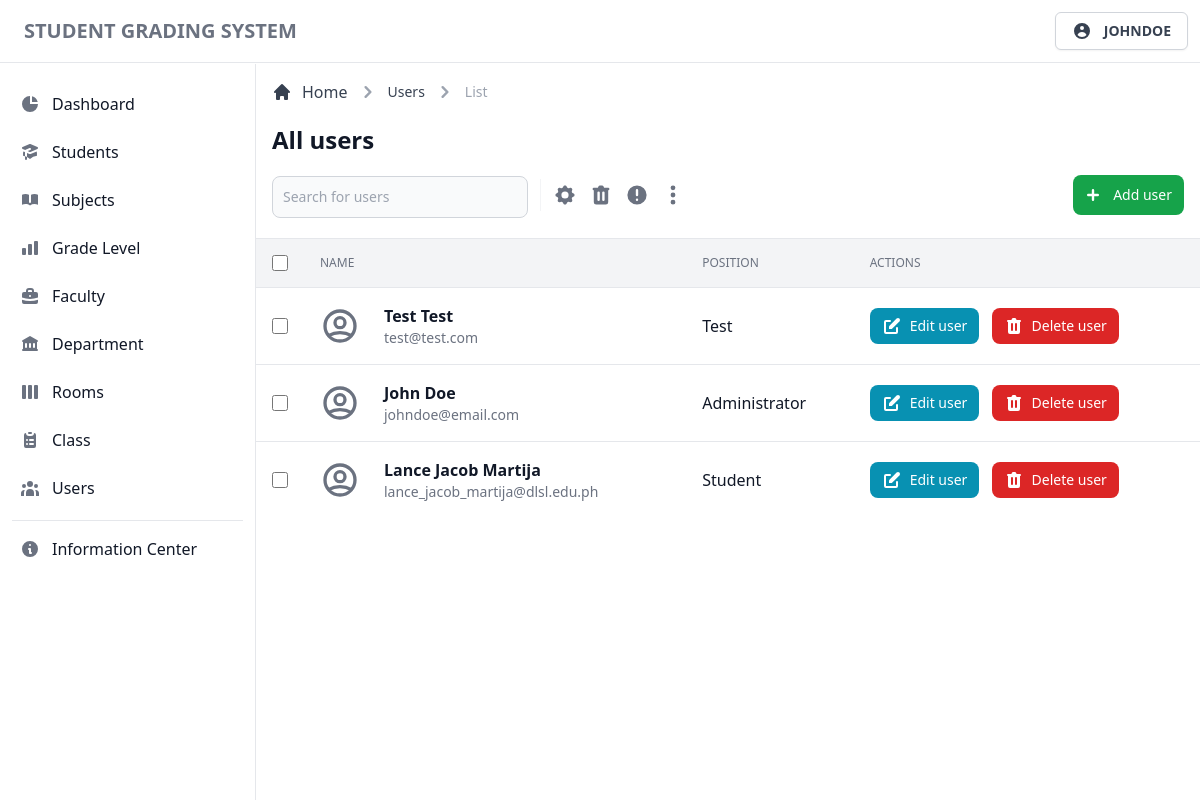
Screenshot of /admin/view/users.php (signed in) with the database file from the repository.
### tables this page shows
CREATE TABLE `tbluseraccounts` (
  `account_id` int(11) NOT NULL,
  `account_firstname` varchar(255) NOT NULL,
  `account_lastname` varchar(255) NOT NULL,
  `account_email` varchar(255) NOT NULL,
  `account_username` varchar(255) NOT NULL,
  `account_password` text NOT NULL,
  `account_type` varchar(255) NOT NULL
);

### admin/includes/display-users.inc.php (called while the page is built, shortened)
<?php
include_once '../classes/database.classes.php';
include_once '../classes/display-users.classes.php';
include_once '../controller/display-users.contr.php';
$display = new DisplayUsersContr;
$result = $display->fetchUsers();
include_once '../templates/user-table.php';

### admin/classes/database.classes.php (called while the page is built)
<?php
class Dbh
{
  private $hostname = 'localhost';
  private $username = 'root';
  private $password = '';
  private $dbname = 'dbgradingsystem';
  public function connect()
  {
    try {
      $dbh = new PDO('mysql:host=' . $this->hostname . ';dbname=' . $this->dbname, $this->username, $this->password);
      return $dbh;
    } catch (PDOException $e) {
      print "Error!: " . $e->getMessage() . "<br>";
      die();
    }
  }
}

### admin/classes/display-users.classes.php (called while the page is built, shortened)
<?php
class DisplayUsers extends Dbh
{
  protected function getUsers()
  {
    $sql = 'SELECT * FROM tbluseraccounts';
    $stmt = $this->connect()->query($sql);
    while ($row = $stmt->fetchAll(PDO::FETCH_ASSOC)) {
      $result = $row;
    }
    return $result;
  }
}

### admin/controller/display-users.contr.php (called while the page is built)
<?php
class DisplayUsersContr extends DisplayUsers
{
  public function fetchUsers()
  {
    $result = $this->getUsers();
    return $result;
  }
}

### admin/templates/user-table.php (the view, shortened to what this page needs)
<div class="flex flex-col">
  <div class="overflow-x-auto">
    <div class="inline-block min-w-full align-middle">
      <div class="overflow-hidden shadow">
        <table class="min-w-full divide-y divide-gray-200 table-fixed">
          <thead class="bg-gray-100">
            <tr>
              <th scope="col" class="p-4">
                <div class="flex items-center">
                  <input id="checkbox-all" aria-describedby="checkbox-1" type="checkbox" class="w-4 h-4 border-gray-300 rounded bg-gray-50 focus:ring-3 focus:ring-cyan-200">
                </div>
              </th>
              <th scope="col" class="p-4 text-xs font-medium text-left text-gray-500 uppercase">
                Name
              </th>
              <th scope="col" class="p-4 text-xs font-medium text-left text-gray-500 uppercase">
                Position
              </th>
              <th scope="col" class="p-4 text-xs font-medium text-left text-gray-500 uppercase">
                Actions
              </th>
            </tr>
          </thead>
          <tbody class="bg-white divide-y divide-gray-200 ">
            <?php foreach ($result as $data) : ?>
              <tr class="hover:bg-gray-100 group">
                <td class="w-4 p-4">
                  <div class="flex items-center">
                    <input id="checkbox-1" aria-describedby="checkbox-1" type="checkbox" class="w-4 h-4 border-gray-300 rounded bg-gray-50 focus:ring-3 focus:ring-cyan-200">
                  </div>
                </td>
                <td class="flex items-center p-4 mr-12 space-x-6 whitespace-nowrap lg:mr-0">
                  <div class="text-sm font-normal text-gray-500">
                    <div class="text-base font-semibold text-gray-900 capitalize"><?= $data['account_firstname'] . ' ' . $data['account_lastname']; ?></div>
                    <div class="text-sm font-normal text-gray-500"><?= $data['account_email']; ?></div>
                  </div>
                </td>
                <td class="p-4 text-base font-normal text-gray-900 whitespace-nowrap">
                  <div class="flex items-center capitalize">
                    <?= $data['account_type']; ?>
                  </div>
                </td>
                <td class="p-4 space-x-2 whitespace-nowrap">
                  <button type="button" data-edit-button data-fname="<?= $data['account_firstname']; ?>" data-lname="<?= $data['account_lastname']; ?>" data-email="<?= $data['account_email']; ?>" data-username="<?= $data['account_username']; ?>" class="inline-flex items-center px-3 py-2 text-sm font-medium text-center text-white rounded-lg bg-cyan-600 hover:bg-cyan-700 focus:ring-4 focus:ring-cyan-200">
                    Edit user
                  </button>
                  <button type="button" data-delete-button class="inline-flex items-center px-3 py-2 text-sm font-medium text-center text-white bg-red-600 rounded-lg hover:bg-red-800 focus:ring-4 focus:ring-red-300">
                    Delete user
                  </button>
                </td>
              </tr>
            <?php endforeach; ?>
          </tbody>
        </table>
      </div>
    </div>
  </div>
</div>

### admin/view/users.php (shortened to what this page needs)
<?php
$user = $_SESSION['useruid'];
?>
<!DOCTYPE html>
<html lang="en">
<head>
  <link rel="stylesheet" href="../../app/css/tailwind.css">
</head>
<body>
  <?php include_once '../templates/navbar.php'; ?>
  <div class="flex pt-16 overflow-hidden bg-white">
    <?php include_once '../templates/sidebar.php'; ?>
    <div id="main-content" class="relative w-full h-full ml-64 overflow-y-auto bg-gray-50">
      <main>
        <div class="items-center justify-between block p-4 bg-white border-b border-gray-200 sm:flex">
          <div class="w-full mb-1">
            <div class="mb-4">
              <nav class="flex mb-5" aria-label="Breadcrumb">
                <ol class="inline-flex items-center space-x-1 md:space-x-2">
                  <li class="inline-flex items-center">
                    <a href="../view/dashboard.php" class="inline-flex items-center text-gray-700 hover:text-gray-900">
                      <svg class="w-5 h-5 mr-2.5" fill="currentColor" viewBox="0 0 20 20" xmlns="http://www.w3.org/2000/svg">
                        <path d="M10.707 2.293a1 1 0 00-1.414 0l-7 7a1 1 0 001.414 1.414L4 10.414V17a1 1 0 001 1h2a1 1 0 001-1v-2a1 1 0 011-1h2a1 1 0 011 1v2a1 1 0 001 1h2a1 1 0 001-1v-6.586l.293.293a1 1 0 001.414-1.414l-7-7z"></path>
                      </svg>
                      Home
                    </a>
                  </li>
                  <li>
                    <div class="flex items-center">
                      <svg class="w-6 h-6 text-gray-400" fill="currentColor" viewBox="0 0 20 20" xmlns="http://www.w3.org/2000/svg">
                        <path fill-rule="evenodd" d="M7.293 14.707a1 1 0 010-1.414L10.586 10 7.293 6.707a1 1 0 011.414-1.414l4 4a1 1 0 010 1.414l-4 4a1 1 0 01-1.414 0z" clip-rule="evenodd"></path>
                      </svg>
                      <a href="#" class="ml-1 text-sm font-medium text-gray-700 hover:text-gray-900 md:ml-2">Users</a>
                    </div>
                  </li>
                  <li>
                    <div class="flex items-center">
                      <svg class="w-6 h-6 text-gray-400" fill="currentColor" viewBox="0 0 20 20" xmlns="http://www.w3.org/2000/svg">
                        <path fill-rule="evenodd" d="M7.293 14.707a1 1 0 010-1.414L10.586 10 7.293 6.707a1 1 0 011.414-1.414l4 4a1 1 0 010 1.414l-4 4a1 1 0 01-1.414 0z" clip-rule="evenodd"></path>
                      </svg>
                      <span class="ml-1 text-sm font-medium text-gray-400 md:ml-2" aria-current="page">List</span>
                    </div>
                  </li>
                </ol>
              </nav>
              <h1 class="text-xl font-semibold text-gray-900 sm:text-2xl">All users</h1>
            </div>
            <div class="sm:flex">
              <div class="items-center hidden mb-3 sm:flex sm:divide-x sm:divide-gray-100 sm:mb-0">
                <form class="lg:pr-3" action="#" method="GET">
                  <div class="relative mt-1 lg:w-64 xl:w-96">
                    <input type="text" name="email" id="users-search" class="bg-gray-50 border border-gray-300 text-gray-900 focus:outline-none sm:text-sm rounded-lg focus:ring-green-600/50 focus:border-green-600 focus:ring-2 block w-full p-2.5" placeholder="Search for users">
                  </div>
                </form>
                <div class="flex pl-0 mt-3 space-x-1 sm:pl-2 sm:mt-0">
                  <a href="#" class="inline-flex justify-center p-1 text-gray-500 rounded hover:text-gray-900 hover:bg-gray-100">
                  </a>
                  <a href="#" class="inline-flex justify-center p-1 text-gray-500 rounded hover:text-gray-900 hover:bg-gray-100">
                  </a>
                  <a href="#" class="inline-flex justify-center p-1 text-gray-500 rounded hover:text-gray-900 hover:bg-gray-100">
                    <svg class="w-6 h-6" fill="currentColor" viewBox="0 0 20 20" xmlns="http://www.w3.org/2000/svg">
                      <path fill-rule="evenodd" d="M18 10a8 8 0 11-16 0 8 8 0 0116 0zm-7 4a1 1 0 11-2 0 1 1 0 012 0zm-1-9a1 1 0 00-1 1v4a1 1 0 102 0V6a1 1 0 00-1-1z" clip-rule="evenodd"></path>
                    </svg>
                  </a>
                  <a href="#" class="inline-flex justify-center p-1 text-gray-500 rounded hover:text-gray-900 hover:bg-gray-100">
                    <svg class="w-6 h-6" fill="currentColor" viewBox="0 0 20 20" xmlns="http://www.w3.org/2000/svg">
                      <path d="M10 6a2 2 0 110-4 2 2 0 010 4zM10 12a2 2 0 110-4 2 2 0 010 4zM10 18a2 2 0 110-4 2 2 0 010 4z"></path>
                    </svg>
                  </a>
                </div>
              </div>
              <div class="flex items-center ml-auto space-x-2 sm:space-x-3">
                <button type="button" data-add-button class="inline-flex items-center justify-center w-1/2 px-3 py-2 text-sm font-medium text-center text-white bg-green-600 rounded-lg hover:bg-green-700 focus:ring-4 focus:ring-green-500 focus:ring-opacity-50 sm:w-auto">
                  <svg class="w-6 h-6 mr-2 -ml-1" fill="currentColor" viewBox="0 0 20 20" xmlns="http://www.w3.org/2000/svg">
                    <path fill-rule="evenodd" d="M10 5a1 1 0 011 1v3h3a1 1 0 110 2h-3v3a1 1 0 11-2 0v-3H6a1 1 0 110-2h3V6a1 1 0 011-1z" clip-rule="evenodd"></path>
                  </svg>
                  Add user
                </button>
              </div>
            </div>
          </div>
        </div>
        <?php include_once '../includes/display-users.inc.php'; ?>
      </main>
    </div>
  </div>
</body>
</html>

### admin/templates/navbar.php (shortened to what this page needs)
<header class="fixed z-30 w-full bg-white border-b border-gray-200">
  <nav class="flex items-center justify-between p-3">
    <div class="flex items-center justify-start">
      <a href="#" class="ml-3 text-xl font-bold text-gray-500 uppercase transition duration-75 hover:text-gray-900">Student Grading System</a>
    </div>
    <div class="relative text-left group">
      <button type="button" class="flex items-center justify-center w-full px-4 py-2 text-sm font-medium text-gray-700 bg-white border border-gray-300 rounded-md shadow-sm" id="menu-button" aria-expanded="true" aria-haspopup="true">
        <svg xmlns="http://www.w3.org/2000/svg" class="w-5 h-5" viewBox="0 0 20 20" fill="currentColor">
          <path fill-rule="evenodd" d="M18 10a8 8 0 11-16 0 8 8 0 0116 0zm-6-3a2 2 0 11-4 0 2 2 0 014 0zm-2 4a5 5 0 00-4.546 2.916A5.986 5.986 0 0010 16a5.986 5.986 0 004.546-2.084A5 5 0 0010 11z" clip-rule="evenodd" />
        </svg>
        <span class="flex-1 ml-3 font-semibold uppercase whitespace-nowrap"><?= $user; ?></span>
      </button>
    </div>
  </nav>
</header>

### admin/templates/sidebar.php (shortened to what this page needs)
<aside id="sidebar" class="fixed top-0 left-0 z-20 flex flex-col flex-shrink-0 w-64 h-full pt-16" aria-label="Sidebar">
  <div class="relative flex flex-col flex-1 min-h-0 pt-0 bg-white border-r border-gray-200">
    <div class="flex flex-col flex-1 pt-5 pb-4 overflow-y-auto">
      <div class="flex-1 px-3 space-y-1 bg-white divide-y">
        <ul class="pb-2 space-y-2">
          <li>
            <a href="../view/dashboard.php" class="flex items-center p-2 text-base font-normal text-gray-900 rounded-lg hover:bg-gray-100 group ">
              <svg xmlns="http://www.w3.org/2000/svg" class="w-5 h-5 text-gray-500 transition duration-75 group-hover:text-gray-900" viewBox="0 0 20 20" fill="currentColor">
                <path d="M2 10a8 8 0 018-8v8h8a8 8 0 11-16 0z" />
                <path d="M12 2.252A8.014 8.014 0 0117.748 8H12V2.252z" />
              </svg>
              <span class="flex-1 ml-3 whitespace-nowrap">Dashboard</span>
            </a>
          </li>
          <li>
            <a href="#" class="flex items-center p-2 text-base font-normal text-gray-900 rounded-lg hover:bg-gray-100 group ">
              <span class="flex-1 ml-3 whitespace-nowrap">Students</span>
            </a>
          </li>
          <li>
            <a href="#" class="flex items-center p-2 text-base font-normal text-gray-900 rounded-lg hover:bg-gray-100 group ">
              <span class="flex-1 ml-3 whitespace-nowrap">Subjects</span>
            </a>
          </li>
          <li>
            <a href="#" class="flex items-center p-2 text-base font-normal text-gray-900 rounded-lg hover:bg-gray-100 group ">
              <span class="flex-1 ml-3 whitespace-nowrap">Grade Level</span>
            </a>
          </li>
          <li>
            <a href="#" class="flex items-center p-2 text-base font-normal text-gray-900 rounded-lg hover:bg-gray-100 group ">
              <span class="flex-1 ml-3 whitespace-nowrap">Faculty</span>
            </a>
          </li>
          <li>
            <a href="#" class="flex items-center p-2 text-base font-normal text-gray-900 rounded-lg hover:bg-gray-100 group ">
              <span class="flex-1 ml-3 whitespace-nowrap">Department</span>
            </a>
          </li>
          <li>
            <a href="#" class="flex items-center p-2 text-base font-normal text-gray-900 rounded-lg hover:bg-gray-100 group ">
              <span class="flex-1 ml-3 whitespace-nowrap">Rooms</span>
            </a>
          </li>
          <li>
            <a href="#" class="flex items-center p-2 text-base font-normal text-gray-900 rounded-lg hover:bg-gray-100 group ">
              <span class="flex-1 ml-3 whitespace-nowrap">Class</span>
            </a>
          </li>
          <li>
            <a href="../view/users.php" class="flex items-center p-2 text-base font-normal text-gray-900 rounded-lg hover:bg-gray-100 group ">
              <span class="flex-1 ml-3 whitespace-nowrap">Users</span>
            </a>
          </li>
        </ul>
        <div class="pt-2 space-y-2">
          <a href="#" class="flex items-center p-2 text-base font-normal text-gray-900 transition duration-75 rounded-lg hover:bg-gray-100 group">
            <span class="ml-3">Information Center</span>
          </a>
        </div>
      </div>
    </div>
  </div>
</aside>

### rows the page displays
tbluseraccounts: account_firstname "Test", account_lastname "Test", account_email "test@test.com", account_type "Test"
tbluseraccounts: account_firstname "John", account_lastname "Doe", account_email "johndoe@email.com", account_type "Administrator"
tbluseraccounts: account_firstname "Lance Jacob", account_lastname "Martija", account_email "lance_jacob_martija@dlsl.edu.ph", account_type "Student"

### other values shown
$user "JOHNDOE"
